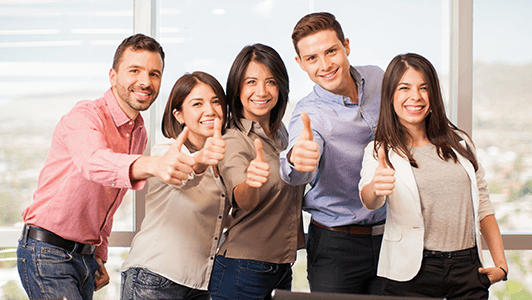
#> input picture cara.jpg, 532 x 300 px
$ python faces.py   (older library calls are emulated)
#> lines starting #> are read from the running program, lines starting #| are printed output that depends on the picture; after the words box and inside, x2 and y2 are one past the last pixel; in counts of white or black regions, pixels touching at a corner belong together
import numpy as np
import cv2
#utiliza el xml de haarcascade para caras
cascada_cara = cv2.CascadeClassifier('haarcascade_frontalface_default.xml')

pic = cv2.imread('cara.jpg')
#> pic is the input picture: shape (300, 532, 3); mean B, G, R 156.3, 162.6, 182
grises = cv2.cvtColor(pic, cv2.COLOR_BGR2GRAY)
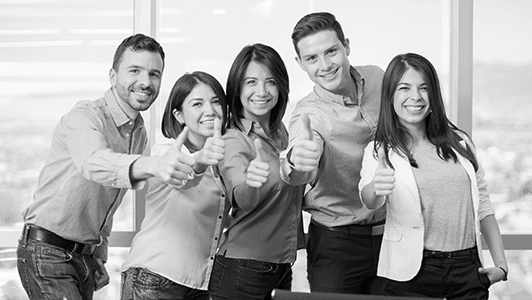
#> grises: shape (300, 532); min 3, max 254, mean 167.7
caripelas = cascada_cara.detectMultiScale(
	grises
	,scaleFactor=1.05
        ,minNeighbors=5
        ,minSize=(30, 30)
        ,flags = cv2.cv.CV_HAAR_SCALE_IMAGE
    )
#> caripelas = [[388, 69, 51, 51], [236, 63, 49, 49], [182, 84, 49, 49], [291, 31, 61, 61], [115, 49, 58, 58]]

"""
caripelas = cascada_cara.detectMultiScale(
    gray,
    scaleFactor=1.1,
    minNeighbors=5,
    minSize=(30, 30),
    flags = cv2.cv.CV_HAAR_SCALE_IMAGE
)
"""

for (x,y,w,h) in caripelas:
	cv2.rectangle(pic,(x,y),(x+w,y+h),(255,0,0),2)
#> this loop made 5 passes
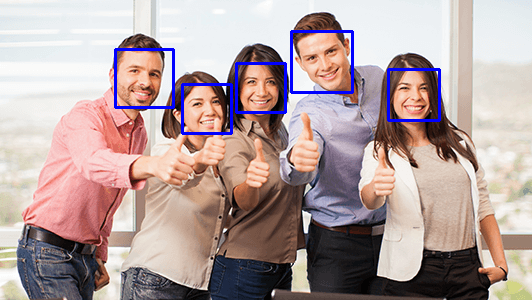
#> pic: shape (300, 532, 3); 2% of pixels changed, all inside (x1, y1, x2, y2) = (114, 30, 441, 135)
#	roi_gray = grises[y:y+h, x:x+w]
#	roi_color = pic[y:y+h, x:x+w]

cv2.imshow('foto con las caripelas detectadas',pic)
cv2.waitKey(0)
cv2.destroyAllWindows()
